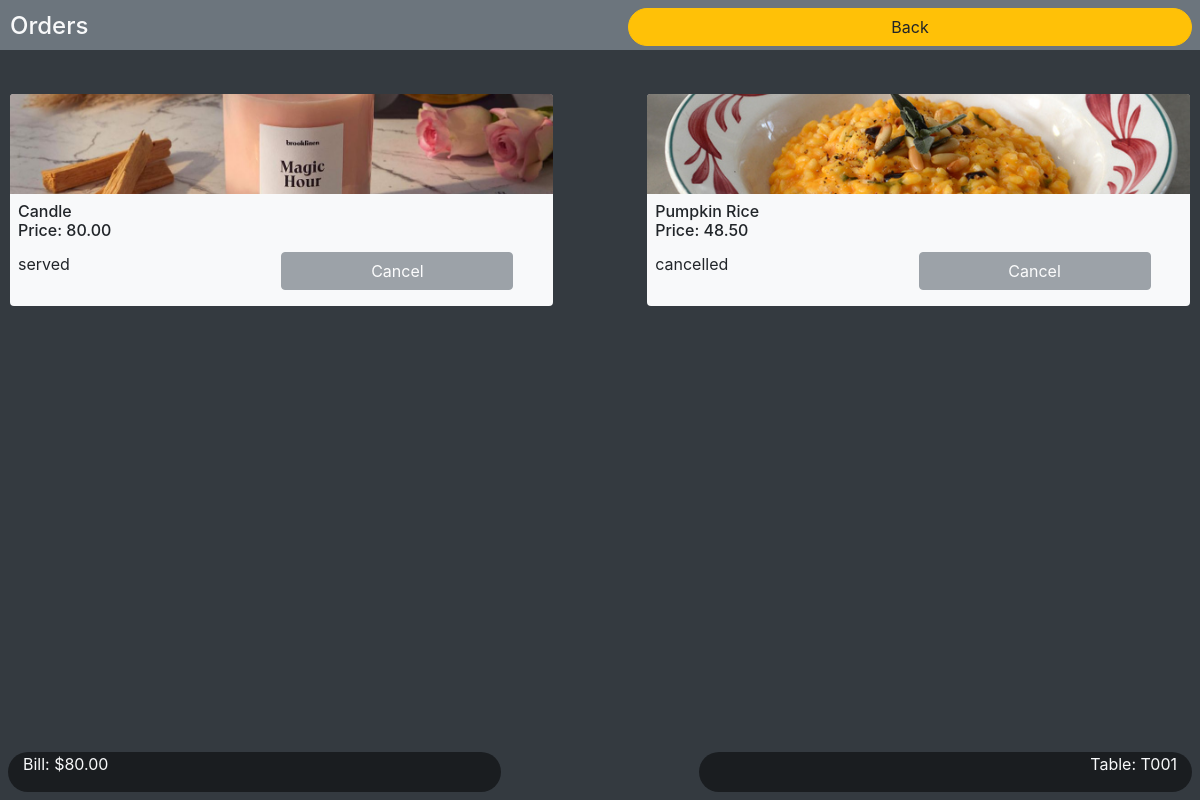
Page /orders (signed in) on the earlier database version.
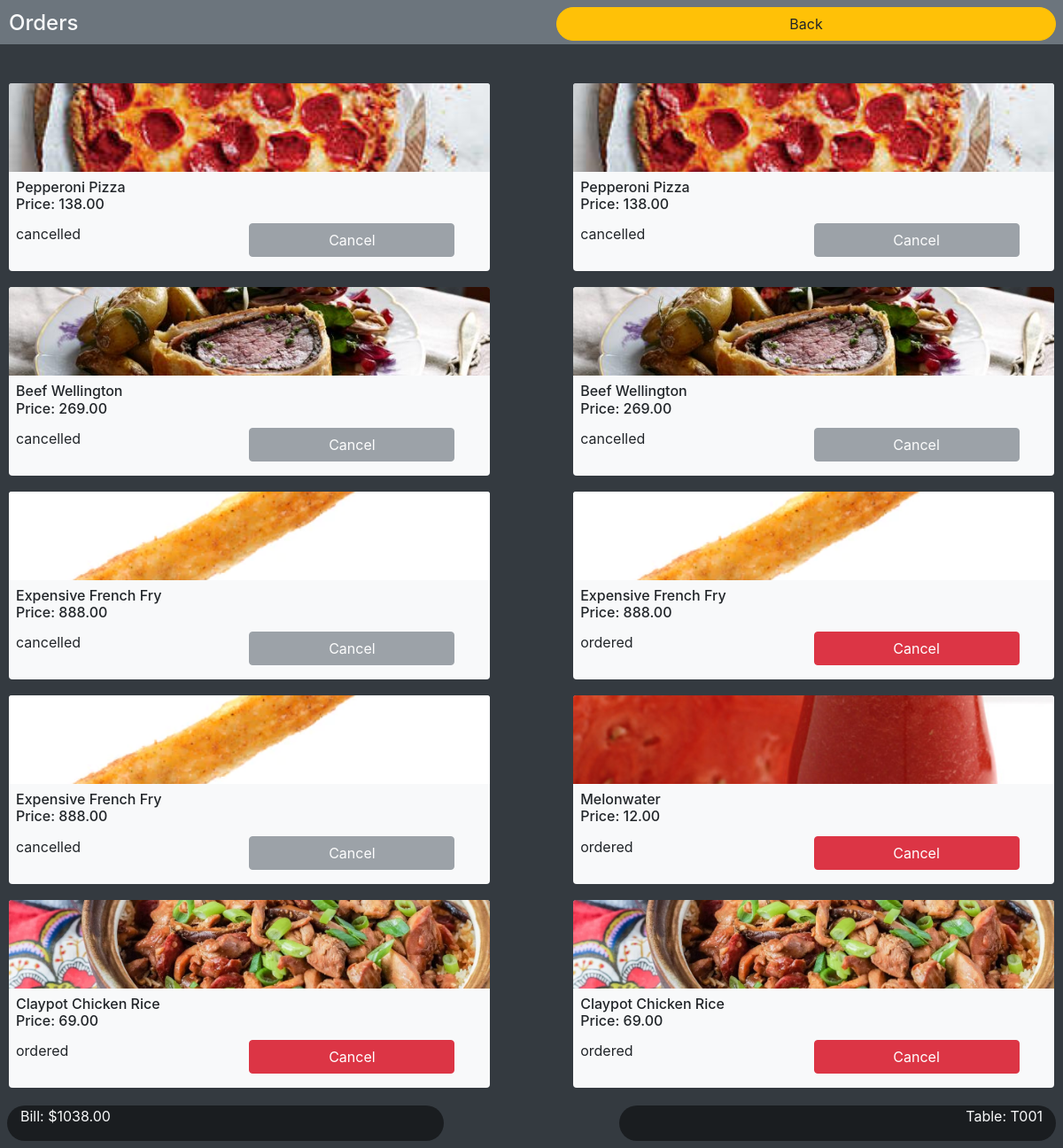
Same page on the later database version.
### order/models.py (models this page shows)
class Order_State(models.Model):
    order = models.ForeignKey(Order, on_delete=models.CASCADE)
    food = models.ForeignKey(Food, on_delete=models.CASCADE, null=True)
    STATE_IN_CHOICE = (
        ('ordered', 'ordered'),
        ('making', 'making'),
        ('finished', 'finished'),
        ('served', 'served'),
        ('cancelled', 'cancelled'),
    )
    state = models.CharField(max_length=10, choices=STATE_IN_CHOICE, default='ordered')

### restaurant/models.py (models this page shows, shortened)
class Food(models.Model):
    food_id = models.CharField(max_length=10, primary_key=True)
    food_name = models.CharField(max_length=50)
    category_id = models.ForeignKey(Category, null=True, on_delete=models.SET_NULL)
    price = models.DecimalField(max_digits=10, decimal_places=2)
    description = models.TextField()
    image = models.ImageField(upload_to='menu/food')
    available = models.BooleanField(default=True)

### restaurant/views.py (the view)
# urls.py: url(r'^orders$', restaurant.views.block_orders, name='orders'),
@login_required(redirect_field_name='login')
def block_orders(request):
    bill = Order.objects.get(table_id = auth.get_user(request), billed = False)
    foodlist = []
    total = 0
    state = Order_State.objects.filter(order = bill)
    for state in state:
        foodlist.append(state)
        if state.state != 'cancelled':
            total += state.food.price
    context = {'foodlist' : foodlist, 'total': total}
    return render(
        request,
        'restaurant/block_orders.html',
        context,
    )

### restaurant/templates/restaurant/block_orders.html (shortened to what this page needs)
{% extends "restaurant/orders.html" %}
{% block header %}
<section id="page_header" class="fixed-top">
  <div class="w-100 bg-secondary" style="height: 50px">
    <div class="float-left align-bottom" style="width: 47%">
      <h4 id="header_title" class="text-light float-left" style="margin-left: 10px; margin-top: 12px;">Orders</h4>
    </div>
    <div class="float-right" id="return_button" style="width: 47%"> <a href="{% url 'home' %}">
      <p class="col btn btn-warning rounded-pill float-right m-2">Back</p>
      </a> </div>
  </div>
</section>
{% endblock %}
{% block content %}
<section id="main_container" style="margin-top: 60px; padding-left: 10px; padding-right: 10px">
{% for a in foodlist %}
    {% cycle '<div style="display: block; clear: both;">' '' %}
  <div class="{% cycle 'float-left' 'float-right' %}" style="margin-top: 10px; width: 46%; {% cycle 'float-left:4%' 'float-right:4%' %}">
    <div class="bg-light rounded"><img class="card-img-top" src="{{a.food.image.url}}" style="height: 100px; object-fit: cover">
      <div class="m-2">
        <h6 class="card-title">{{a.food.food_name}}<br />Price: {{a.food.price}}</h6>
        <div class="row">
          <p class="col-6 food_state">{{a.state}}</p>
          <p class="col-5 food_button btn {%if a.state == 'ordered' or a.state == 'making' %}btn-danger{% else %}btn-secondary disabled{% endif %}" data-toggle="modal" data-target="#modal_{{ forloop.counter0 }}">Cancel</p>
        </div>
      </div>
    </div>
  </div>
    {% cycle '' '</div>' %}
{% endfor %}
</section>
{% endblock %}
{% block footer %}
<section id="page_footer" class="fixed-bottom">
  <div class="row m-2">
    <div class="col-5 rounded-pill" style="background: rgba(0, 0, 0, 0.5)">
      <p class="w-100 text-left text-light"><span>Bill: $</span><span id="total_cost">{{ total|floatformat:2 }}</span></p>
    </div>
    <div class="col-5 offset-2 rounded-pill" style="background: rgba(0, 0, 0, 0.5)">
      <p class="w-100 text-right text-light"><span>Table: </span><span id="table_id">
       {{user.username}}
        </span></p>
    </div>
  </div>
</section>
{% endblock %}

### restaurant/templates/restaurant/orders.html (shortened to what this page needs)
﻿<!doctype html>
<html lang="en">
  <head>
    <link rel="stylesheet" href="https://stackpath.bootstrapcdn.com/bootstrap/4.4.1/css/bootstrap.min.css">
  </head>
	<body class="bg-dark">
{% block header %}
{% endblock %}
{% block content %}
{% endblock %}
{% block footer %}
{% endblock %}
    </body>
</html>

Differences in the rows shown:
no longer on this page (row unchanged): Order_State: food.image (picture), food.food_name "Candle", food.price "80.00", state "served"
no longer on this page (row unchanged): Order_State: food.image (picture), food.food_name "Pumpkin Rice", food.price "48.50", state "cancelled"
added Order_State: food.image (picture), food.food_name "Pepperoni Pizza", food.price "138.00", state "cancelled"
added Order_State: food.image (picture), food.food_name "Pepperoni Pizza", food.price "138.00", state "cancelled"
added Order_State: food.image (picture), food.food_name "Beef Wellington", food.price "269.00", state "cancelled"
added Order_State: food.image (picture), food.food_name "Beef Wellington", food.price "269.00", state "cancelled"
added Order_State: food.image (picture), food.food_name "Expensive French Fry", food.price "888.00", state "cancelled"
added Order_State: food.image (picture), food.food_name "Expensive French Fry", food.price "888.00", state "ordered"
added Order_State: food.image (picture), food.food_name "Expensive French Fry", food.price "888.00", state "cancelled"
added Order_State: food.image (picture), food.food_name "Melonwater", food.price "12.00", state "ordered"
added Order_State: food.image (picture), food.food_name "Claypot Chicken Rice", food.price "69.00", state "ordered"
added Order_State: food.image (picture), food.food_name "Claypot Chicken Rice", food.price "69.00", state "ordered"
Other differences:
{{ total|floatformat:2 }}: "80.00" → "1038.00"
